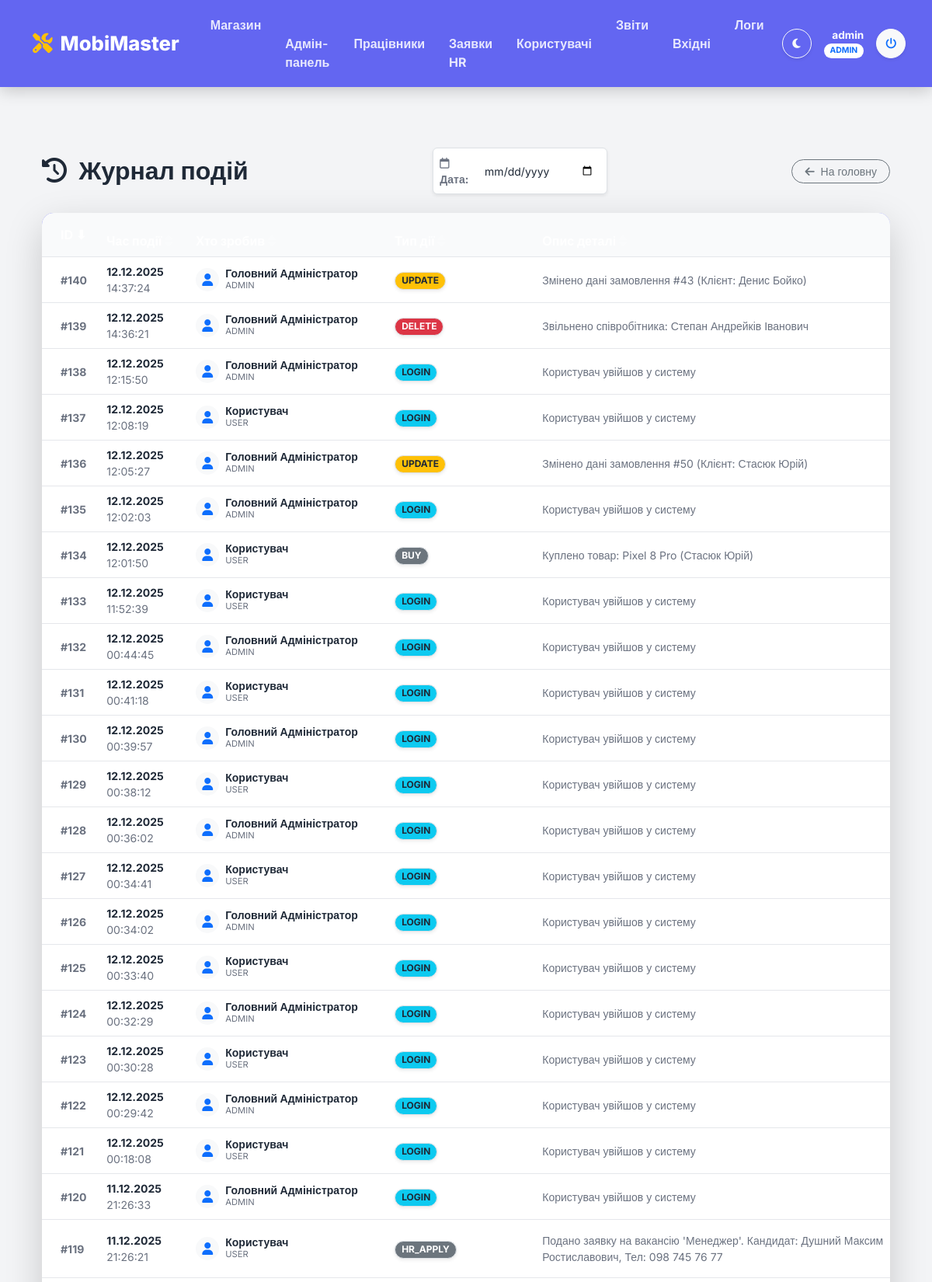
/admin_logs.php (signed in, upper part), run on the app's committed database.
### tables this page shows
CREATE TABLE `logs` (
  `id` int(11) NOT NULL,
  `user_id` int(11) DEFAULT NULL,
  `action` varchar(50) DEFAULT NULL COMMENT 'Наприклад: UPDATE, INSERT, DELETE',
  `details` text DEFAULT NULL COMMENT 'Деталі: Змінив ціну замовлення #5',
  `created_at` datetime DEFAULT current_timestamp()
);

CREATE TABLE `users` (
  `id` int(11) NOT NULL,
  `username` varchar(50) NOT NULL,
  `password` varchar(255) NOT NULL,
  `role` enum('admin','user') NOT NULL DEFAULT 'user',
  `full_name` varchar(100) NOT NULL,
  `created_at` datetime DEFAULT current_timestamp()
);

### admin_logs.php (the view, shortened to what this page needs)
<?php
require 'db.php';
include 'header.php';
$filter_date = $_GET['date'] ?? '';
$sort = $_GET['sort'] ?? 'id';
$dir = $_GET['dir'] ?? 'desc';
$allowed = [
    'id' => 'l.id',
    'date' => 'l.created_at',
    'user' => 'u.full_name',
    'action' => 'l.action',
    'details' => 'l.details'
];
$orderBy = $allowed[$sort];
$direction = ($dir === 'asc') ? 'ASC' : 'DESC';
$sql = "SELECT l.*, u.full_name, u.role
        FROM logs l
        LEFT JOIN users u ON l.user_id = u.id";
$params = [];
$sql .= " ORDER BY $orderBy $direction";
if (empty($filter_date)) {
    $sql .= " LIMIT 200";
}
try {
    $stmt = $pdo->prepare($sql);
    $stmt->execute($params);
    $logs = $stmt->fetchAll();
} catch (PDOException $e) {
    die("Помилка: " . $e->getMessage());
}
function sortLink($key, $title, $currentSort, $currentDir, $currentDate) {
    $newDir = ($currentSort == $key && $currentDir == 'desc') ? 'asc' : 'desc';
    $icon = '';
    if ($currentSort == $key) {
        $icon = ($currentDir == 'asc') ? ' ⬆' : ' ⬇';
    } else {
        $icon = ' <i class="fa-solid fa-sort opacity-25"></i>';
    }
    $url = "?sort=$key&dir=$newDir";
    return '<a href="' . $url . '" class="text-white text-decoration-none fw-bold">' . $title . $icon . '</a>';
}
function getActionBadge($action) {
    if (stripos($action, 'DELETE') !== false) return 'bg-danger';
    if (stripos($action, 'UPDATE') !== false) return 'bg-warning text-dark';
    if (stripos($action, 'INSERT') !== false) return 'bg-success';
    if (stripos($action, 'LOGIN') !== false) return 'bg-info text-dark';
    return 'bg-secondary';
}
?>
<div class="container py-4">
    <div class="d-flex flex-wrap justify-content-between align-items-center mb-4 gap-3">
        <div>
            <h2 class="fw-bold mb-0" style="color: #6366f1;">
                <i class="fa-solid fa-clock-rotate-left me-2"></i> Журнал подій
            </h2>
        </div>
        <form method="GET" class="d-flex align-items-center gap-2 bg-white p-2 rounded shadow-sm border">
            <label class="fw-bold text-secondary small mb-0"><i class="fa-regular fa-calendar me-1"></i> Дата:</label>
            <input type="date" name="date" class="form-control form-control-sm border-0 bg-light" value="<?= htmlspecialchars($filter_date) ?>" onchange="this.form.submit()">
        </form>
        <a href="index.php" class="btn btn-outline-secondary btn-sm rounded-pill px-3">
            <i class="fa-solid fa-arrow-left me-1"></i> На головну
        </a>
    </div>
    <div class="card shadow-lg border-0 overflow-hidden" style="border-radius: 15px;">
        <div class="table-responsive">
            <table class="table table-hover align-middle mb-0">
                <thead style="background: linear-gradient(135deg, #6366f1 0%, #818cf8 100%);">
                    <tr>
                        <th class="ps-4 py-3"><?= sortLink('id', 'ID', $sort, $dir, $filter_date) ?></th>
                        <th><?= sortLink('date', 'Час події', $sort, $dir, $filter_date) ?></th>
                        <th><?= sortLink('user', 'Хто зробив', $sort, $dir, $filter_date) ?></th>
                        <th><?= sortLink('action', 'Тип дії', $sort, $dir, $filter_date) ?></th>
                        <th><?= sortLink('details', 'Опис деталі', $sort, $dir, $filter_date) ?></th>
                    </tr>
                </thead>
                <tbody>
                    <?php if (count($logs) > 0): ?>
                        <?php foreach ($logs as $log): ?>
                            <tr>
                                <td class="ps-4 text-muted small fw-bold">#<?= $log['id'] ?></td>
                                <td class="small">
                                    <div class="fw-bold text-dark"><?= date('d.m.Y', strtotime($log['created_at'])) ?></div>
                                    <div class="text-muted"><?= date('H:i:s', strtotime($log['created_at'])) ?></div>
                                </td>
                                <td>
                                    <?php if ($log['full_name']): ?>
                                        <div class="d-flex align-items-center">
                                            <div class="rounded-circle bg-light d-flex justify-content-center align-items-center me-2 text-primary" style="width: 30px; height: 30px;">
                                                <i class="fa-solid fa-user"></i>
                                            </div>
                                            <div>
                                                <div class="fw-bold text-dark lh-1 small"><?= htmlspecialchars($log['full_name']) ?></div>
                                                <div class="text-muted" style="font-size: 0.7rem; text-transform: uppercase;">
                                                    <?= htmlspecialchars($log['role']) ?>
                                                </div>
                                            </div>
                                        </div>
                                    <?php else: ?>
                                        <span class="text-muted small">Гість / ID: <?= $log['user_id'] ?></span>
                                    <?php endif; ?>
                                </td>
                                <td>
                                    <span class="badge <?= getActionBadge($log['action']) ?> border shadow-sm px-2 rounded-pill">
                                        <?= htmlspecialchars($log['action']) ?>
                                    </span>
                                </td>
                                <td class="text-secondary small py-3" style="max-width: 400px;">
                                    <?= htmlspecialchars($log['details']) ?>
                                </td>
                            </tr>
                        <?php endforeach; ?>
                    <?php endif; ?>
                </tbody>
            </table>
        </div>
    </div>
</div>
<?php include 'footer.php'; ?>

### header.php (style rules this page uses)
:root { --bg-body: #f3f4f6; --bg-card: #ffffff; --bg-secondary: #f9fafb; --text-main: #1f2937; --text-muted: #6b7280; --border-color: #e5e7eb; --navbar-bg: #6366f1; --input-bg: #ffffff; --table-border: #e5e7eb; }
body { background-color: var(--bg-body) !important; color: var(--text-main) !important; font-family: 'Inter', sans-serif; min-height: 100vh; display: flex; flex-direction: column; transition: background-color 0.3s, color 0.3s; }
.card, body.dark-mode .bg-white { background-color: var(--bg-card) !important; color: var(--text-main) !important; border-color: var(--border-color) !important; }
.table { color: var(--text-main) !important; --bs-table-color: var(--text-main); --bs-table-bg: transparent; --bs-table-border-color: var(--table-border); }
.table thead th, body.dark-mode .bg-light { background-color: var(--bg-secondary) !important; color: var(--text-main) !important; border-color: var(--border-color) !important; }
.table tbody td { border-color: var(--border-color) !important; }
.form-control, .form-select { background-color: var(--input-bg) !important; color: var(--text-main) !important; border-color: var(--border-color) !important; }
.form-control::placeholder { color: var(--text-muted); }
.text-dark, h1, h2, h3, h4, h5, h6 { color: var(--text-main) !important; }
.text-muted, .text-secondary { color: var(--text-muted) !important; }

### data on the page
logs: id "140", created_at "12.12.2025", created_at "14:37:24", user.full_name "Головний Адміністратор", user.role "ADMIN", action "UPDATE", details "Змінено дані замовлення #43 (Клієнт: Денис Бойко)"
logs: id "139", created_at "12.12.2025", created_at "14:36:21", user.full_name "Головний Адміністратор", user.role "ADMIN", action "DELETE", details "Звільнено співробітника: Степан Андрейків Іванович"
logs: id "138", created_at "12.12.2025", created_at "12:15:50", user.full_name "Головний Адміністратор", user.role "ADMIN", action "LOGIN", details "Користувач увійшов у систему"
logs: id "137", created_at "12.12.2025", created_at "12:08:19", user.full_name "Користувач", user.role "USER", action "LOGIN", details "Користувач увійшов у систему"
logs: id "136", created_at "12.12.2025", created_at "12:05:27", user.full_name "Головний Адміністратор", user.role "ADMIN", action "UPDATE", details "Змінено дані замовлення #50 (Клієнт: Стасюк Юрій)"
logs: id "135", created_at "12.12.2025", created_at "12:02:03", user.full_name "Головний Адміністратор", user.role "ADMIN", action "LOGIN", details "Користувач увійшов у систему"
logs: id "134", created_at "12.12.2025", created_at "12:01:50", user.full_name "Користувач", user.role "USER", action "BUY", details "Куплено товар: Pixel 8 Pro (Стасюк Юрій)"
logs: id "133", created_at "12.12.2025", created_at "11:52:39", user.full_name "Користувач", user.role "USER", action "LOGIN", details "Користувач увійшов у систему"
logs: id "132", created_at "12.12.2025", created_at "00:44:45", user.full_name "Головний Адміністратор", user.role "ADMIN", action "LOGIN", details "Користувач увійшов у систему"
logs: id "131", created_at "12.12.2025", created_at "00:41:18", user.full_name "Користувач", user.role "USER", action "LOGIN", details "Користувач увійшов у систему"
logs: id "130", created_at "12.12.2025", created_at "00:39:57", user.full_name "Головний Адміністратор", user.role "ADMIN", action "LOGIN", details "Користувач увійшов у систему"
logs: id "129", created_at "12.12.2025", created_at "00:38:12", user.full_name "Користувач", user.role "USER", action "LOGIN", details "Користувач увійшов у систему"
logs: id "128", created_at "12.12.2025", created_at "00:36:02", user.full_name "Головний Адміністратор", user.role "ADMIN", action "LOGIN", details "Користувач увійшов у систему"
logs: id "127", created_at "12.12.2025", created_at "00:34:41", user.full_name "Користувач", user.role "USER", action "LOGIN", details "Користувач увійшов у систему"
logs: id "126", created_at "12.12.2025", created_at "00:34:02", user.full_name "Головний Адміністратор", user.role "ADMIN", action "LOGIN", details "Користувач увійшов у систему"
logs: id "125", created_at "12.12.2025", created_at "00:33:40", user.full_name "Користувач", user.role "USER", action "LOGIN", details "Користувач увійшов у систему"
logs: id "124", created_at "12.12.2025", created_at "00:32:29", user.full_name "Головний Адміністратор", user.role "ADMIN", action "LOGIN", details "Користувач увійшов у систему"
logs: id "123", created_at "12.12.2025", created_at "00:30:28", user.full_name "Користувач", user.role "USER", action "LOGIN", details "Користувач увійшов у систему"
logs: id "122", created_at "12.12.2025", created_at "00:29:42", user.full_name "Головний Адміністратор", user.role "ADMIN", action "LOGIN", details "Користувач увійшов у систему"
logs: id "121", created_at "12.12.2025", created_at "00:18:08", user.full_name "Користувач", user.role "USER", action "LOGIN", details "Користувач увійшов у систему"
logs: id "120", created_at "11.12.2025", created_at "21:26:33", user.full_name "Головний Адміністратор", user.role "ADMIN", action "LOGIN", details "Користувач увійшов у систему"
logs: id "119", created_at "11.12.2025", created_at "21:26:21", user.full_name "Користувач", user.role "USER", action "HR_APPLY", details "Подано заявку на вакансію 'Менеджер'. Кандидат: Душний Максим Ростиславович, Тел: 098 745 76 77"

### other printed values
$_SESSION['full_name'] "admin"
